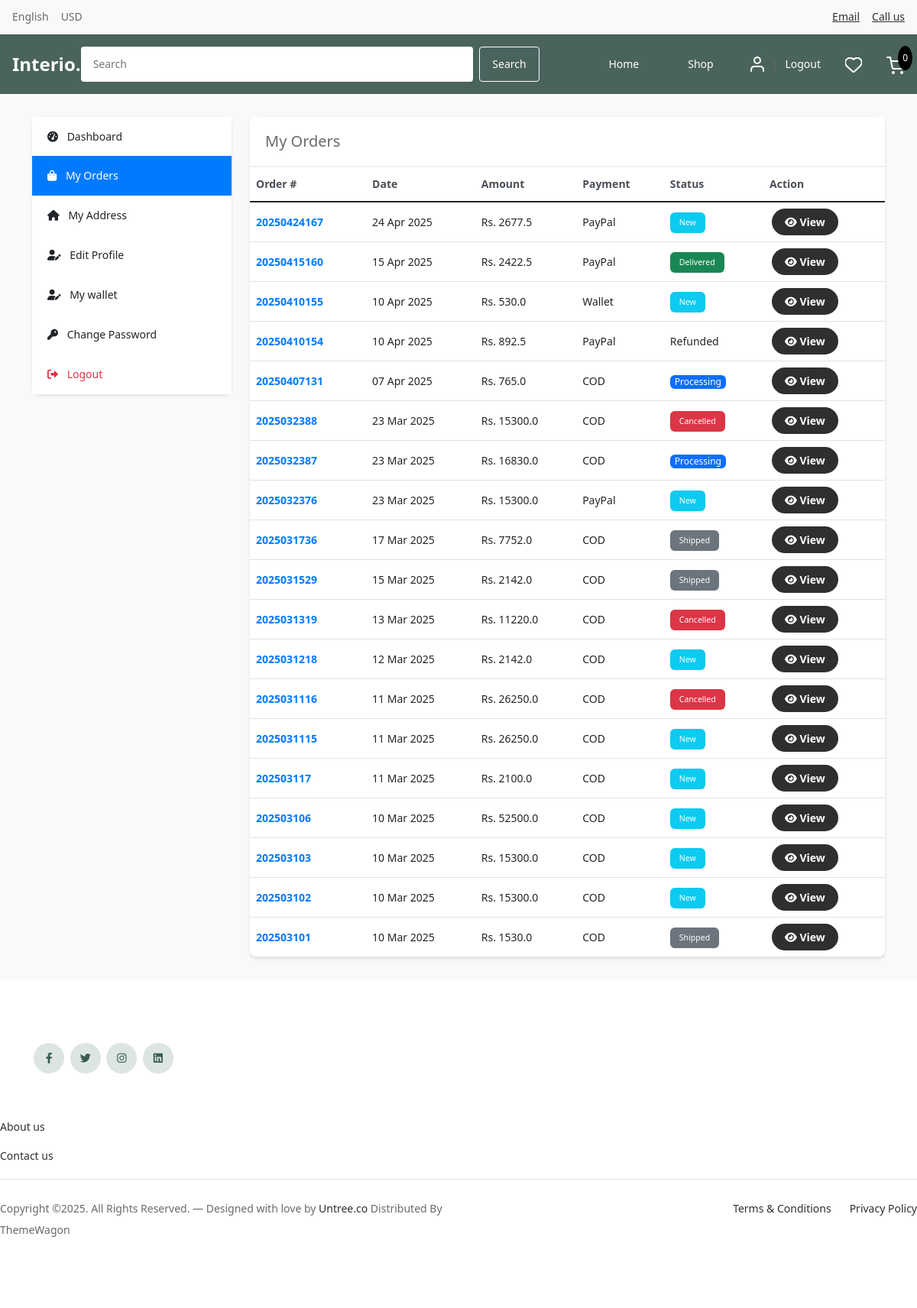
The page /accounts/my_orders/ (signed in) on the database its author committed.
### orders/models.py (models this page shows, shortened)
class Order(models.Model):
    STATUS = (
        ('New', 'New'),
        ('Processing', 'Processing'),
        ('Shipped', 'Shipped'),
        ('Delivered', 'Delivered'),
        ('Cancelled', 'Cancelled'),
        ('Refunded', 'Refunded'),
    )
    PAYMENT_METHOD = (
        ('COD', 'COD'),
        ('Razorpay', 'Razorpay'),
        ('Wallet', 'Wallet'),
        ('PayPal', 'Paypal'),
    )
    user = models.ForeignKey(Account, on_delete=models.SET_NULL, null=True)
    order_number = models.CharField(max_length=20)
    first_name = models.CharField(max_length=50)
    last_name = models.CharField(max_length=50)
    phone = models.CharField(max_length=15)
    email = models.EmailField(max_length=50)
    address_line_1 = models.CharField(max_length=100)
    address_line_2 = models.CharField(max_length=100, blank=True)
    city = models.CharField(max_length=50)
    state = models.CharField(max_length=50)
    country = models.CharField(max_length=50)
    pincode = models.CharField(max_length=10)
    order_note = models.CharField(max_length=100, blank=True)
    order_total = models.FloatField()
    tax = models.FloatField()
    status = models.CharField(max_length=10, choices=STATUS, default='New')
    ip = models.CharField(blank=True, max_length=20)
    is_ordered = models.BooleanField(default=False)
    payment_method = models.CharField(max_length=20, choices=PAYMENT_METHOD, default='COD')
    created_at = models.DateTimeField(auto_now_add=True)
    updated_at = models.DateTimeField(auto_now=True)
    coupon = models.ForeignKey(Coupon, null=True, blank=True, on_delete=models.SET_NULL)
    discount_amount = models.FloatField(default=0)
    product_discount = models.FloatField(default=0)
    delivery_charge = models.FloatField(default=0)
    estimated_delivery_date = models.DateField(null=True, blank=True)
    tracking_number = models.CharField(max_length=50, blank=True, null=True)
    carrier = models.CharField(max_length=50, blank=True, null=True)
    refund_status = models.CharField(max_length=20, choices=(
        ('Not Requested', 'Not Requested'),
        ('Pending', 'Pending'),
        ('Approved', 'Approved'),
        ('Rejected', 'Rejected'),
        ('Completed', 'Completed'),
    ), default='Not Requested')
    refund_reason = models.TextField(blank=True, null=True)
    refunded_at = models.DateTimeField(null=True, blank=True)

### accounts/views.py (the view)
# urls.py: path('my_orders/', views.my_orders, name='my_orders'),
@login_required(login_url='login')
def my_orders(request):
    orders = Order.objects.filter(user=request.user, is_ordered=True).order_by('-created_at')
    context = {
        'orders': orders,
    }
    return render(request, 'accounts/my_orders.html', context)

### carts/context_processors.py (called while the page is built)
def counter(request):
    cart_count = 0
    if 'admin' in request.path:
        return {}
    else:
        try:
            cart = Cart.objects.get(cart_id=_cart_id(request))
            cart_items = CartItem.objects.filter(cart=cart, is_active=True)
            for cart_item in cart_items:
                cart_count += cart_item.quantity
        except Cart.DoesNotExist:
            cart_count = 0
    return dict(cart_count=cart_count)

### carts/views.py (called while the page is built)
def _cart_id(request):
    cart = request.session.session_key
    if not cart:
        cart = request.session.create()
    return cart

### category/context_processors.py (called while the page is built)
def menu_links(request):
    links = Category.objects.all()
    return dict(links=links)

### templates/accounts/my_orders.html (shortened to what this page needs)
{% extends 'base.html' %}
{% load static %}
{% load account_filters %}
{% block content %}
<div class="dashboard-container">
    <div class="container">
        <div class="row">
            <div class="col-md-3 mb-4">
                <div class="sidebar">
                    <div class="list-group list-group-flush">
                        <a href="{% url 'dashboard' %}" class="list-group-item list-group-item-action">
                            <i class="fas fa-tachometer-alt me-2"></i> Dashboard
                        </a>
                        <a href="{% url 'my_orders' %}" class="list-group-item list-group-item-action active">
                            <i class="fas fa-shopping-bag me-2"></i> My Orders
                        </a>
                        <a href="{% url 'manage_addresses' %}" class="list-group-item list-group-item-action">
                            <i class="fas fa-home me-2"></i> My Address
                        </a>
                        <a href="{% url 'edit_profile' %}" class="list-group-item list-group-item-action">
                            <i class="fas fa-user-edit me-2"></i> Edit Profile
                        </a>
                        <a href="{% url 'my_wallet' %}" class="list-group-item list-group-item-action">
                            <i class="fas fa-user-edit me-2"></i> My wallet
                        </a>
                        <a href="{% url 'change_password' %}" class="list-group-item list-group-item-action">
                            <i class="fas fa-key me-2"></i> Change Password
                        </a>
                        <a href="{% url 'logout' %}" class="list-group-item list-group-item-action text-danger">
                            <i class="fas fa-sign-out-alt me-2"></i> Logout
                        </a>
                    </div>
                </div>
            </div>
            <div class="col-md-9">
                <div class="main-content">
                    <div class="card-header d-flex justify-content-between align-items-center">
                        <h5 class="mb-0">My Orders</h5>
                    </div>
                    <div class="card-body p-0">
                        {% if orders %}
                        <div class="table-responsive">
                            <table class="table table-hover">
                                <thead>
                                    <tr>
                                        <th>Order #</th>
                                        <th>Date</th>
                                        <th>Amount</th>
                                        <th>Payment</th>
                                        <th>Status</th>
                                        <th>Action</th>
                                    </tr>
                                </thead>
                                <tbody>
                                    {% for order in orders %}
                                    <tr>
                                        <td class="order-number">{{ order.order_number }}</td>
                                        <td>{{ order.created_at|date:"d M Y" }}</td>
                                        <td>Rs. {{ order.order_total }}</td>
                                        <td>{{ order.payment_method }}</td>
                                        <td>
                                            {% if order.status == 'New' %}
            <span class="badge bg-info text-white">New</span>
        {% elif order.status == 'Cancelled' %}
            <span class="badge bg-danger text-white">Cancelled</span>
        {% elif order.status == 'Pending' %}
            <span class="badge bg-warning text-dark">Pending</span>
        {% elif order.status == 'Processing' %}
            <span class="badge bg-primary text-white">Processing</span>
        {% elif order.status == 'Shipped' %}
            <span class="badge bg-secondary text-white">Shipped</span>
        {% elif order.status == 'Delivered' %}
            <span class="badge bg-success text-white">Delivered</span>
        {% else %}
            {{ order.status }}
        {% endif %}
                                        </td>
                                        <td class="action-buttons">
                                            <a href="{% url 'order_detail' order.id %}" class="btn btn-sm btn-outline-primary">
                                                <i class="fas fa-eye"></i> View
                                            </a>
                                        </td>
                                    </tr>
                                    {% endfor %}
                                </tbody>
                            </table>
                        </div>
                        {% endif %}
                    </div>
                </div>
            </div>
        </div>
    </div>
</div>
{% endblock %}

### static/css/style.css (style rules this page uses)
body { overflow-x: hidden; position: relative; }
body { font-family: "Inter", sans-serif; font-weight: 400; line-height: 28px; color: #6a6a6a; font-size: 14px; background-color: #eff2f1; }
a { text-decoration: none; -webkit-transition: .3s all ease; -o-transition: .3s all ease; transition: .3s all ease; color: #2f2f2f; text-decoration: underline; }
.btn { font-weight: 600; padding: 12px 30px; border-radius: 30px; color: #ffffff; background: #2f2f2f; border-color: #2f2f2f; }
.badge.bg-primary { font-size: 0.75rem; padding: 0.25em 0.5em; }

### templates/includes/header.html (style rules this page uses)
* { margin: 0; padding: 0; box-sizing: border-box; font-family: system-ui, -apple-system, BlinkMacSystemFont, 'Segoe UI', sans-serif; }

### templates/accounts/my_orders.html (style rules this page uses)
.dashboard-container { background-color: #f8f9fa; padding: 30px 0; min-height: 100vh; }
.sidebar { background: white; border-radius: 10px; box-shadow: 0 2px 4px rgba(0,0,0,0.1); }
.sidebar .list-group-item { border: none; padding: 12px 20px; transition: all 0.3s ease; }
.sidebar .list-group-item.active { background-color: #007bff; border-color: #007bff; }
.main-content { background: white; border-radius: 10px; box-shadow: 0 2px 4px rgba(0,0,0,0.1); }
.main-content .card-header { background-color: white; border-bottom: 2px solid #f0f0f0; padding: 20px; }
.table { margin-bottom: 0; }
.table th { border-top: none; font-weight: 600; color: #495057; }
.table td { vertical-align: middle; }
.badge { padding: 8px 12px; font-weight: 500; border-radius: 6px; }
.btn-outline-primary { border-width: 2px; padding: 5px 15px; }
.order-number { font-weight: 600; color: #007bff; }
.action-buttons .btn { margin: 0 3px; }

### rows shown on the page
Order: order_number "20250424167", created_at "24 Apr 2025", order_total "2677.5", payment_method "PayPal", status "New"
Order: order_number "20250415160", created_at "15 Apr 2025", order_total "2422.5", payment_method "PayPal", status "Delivered"
Order: order_number "20250410155", created_at "10 Apr 2025", order_total "530.0", payment_method "Wallet", status "New"
Order: order_number "20250410154", created_at "10 Apr 2025", order_total "892.5", payment_method "PayPal", status "Refunded"
Order: order_number "20250407131", created_at "07 Apr 2025", order_total "765.0", payment_method "COD", status "Processing"
Order: order_number "2025032388", created_at "23 Mar 2025", order_total "15300.0", payment_method "COD", status "Cancelled"
Order: order_number "2025032387", created_at "23 Mar 2025", order_total "16830.0", payment_method "COD", status "Processing"
Order: order_number "2025032376", created_at "23 Mar 2025", order_total "15300.0", payment_method "PayPal", status "New"
Order: order_number "2025031736", created_at "17 Mar 2025", order_total "7752.0", payment_method "COD", status "Shipped"
Order: order_number "2025031529", created_at "15 Mar 2025", order_total "2142.0", payment_method "COD", status "Shipped"
Order: order_number "2025031319", created_at "13 Mar 2025", order_total "11220.0", payment_method "COD", status "Cancelled"
Order: order_number "2025031218", created_at "12 Mar 2025", order_total "2142.0", payment_method "COD", status "New"
Order: order_number "2025031116", created_at "11 Mar 2025", order_total "26250.0", payment_method "COD", status "Cancelled"
Order: order_number "2025031115", created_at "11 Mar 2025", order_total "26250.0", payment_method "COD", status "New"
Order: order_number "202503117", created_at "11 Mar 2025", order_total "2100.0", payment_method "COD", status "New"
Order: order_number "202503106", created_at "10 Mar 2025", order_total "52500.0", payment_method "COD", status "New"
Order: order_number "202503103", created_at "10 Mar 2025", order_total "15300.0", payment_method "COD", status "New"
Order: order_number "202503102", created_at "10 Mar 2025", order_total "15300.0", payment_method "COD", status "New"
Order: order_number "202503101", created_at "10 Mar 2025", order_total "1530.0", payment_method "COD", status "Shipped"

### other values the page prints
{{ cart_count }} "0"
